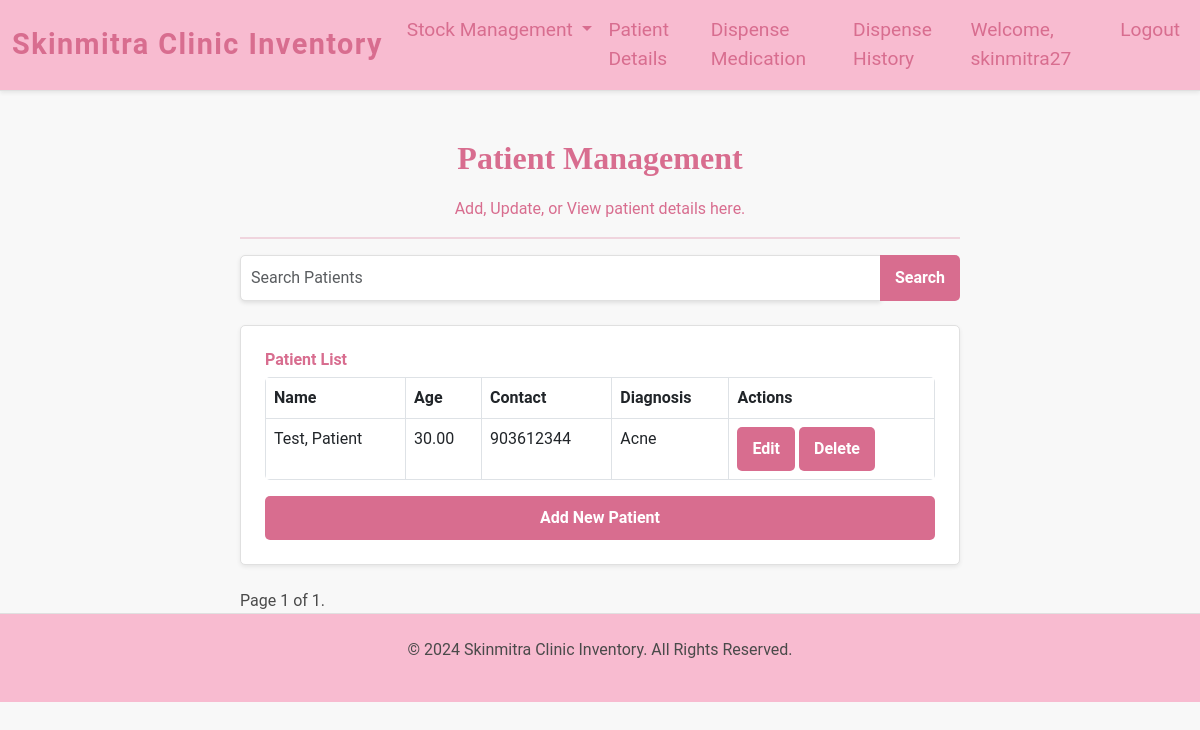
Screenshot of /patient_details/ (signed in) with the database file from the repository.
### inventory/models.py (models this page shows, shortened)
class Patient(models.Model):
    name = models.CharField(max_length=255)
    age = models.DecimalField(max_digits=10, decimal_places=2)
    contact = models.CharField(max_length=15, blank=True, null=True)
    diagnosis = models.TextField(blank=True, null=True)

### inventory/views.py (the view)
# urls.py: path('patient_details/', views.patient_details, name='patient_details'),
@login_required
def patient_details(request):
    search_query = request.GET.get('search')
    if search_query:
        patients = Patient.objects.filter(
            Q(name__icontains=search_query) |
            Q(contact__icontains=search_query) |
            Q(diagnosis__icontains=search_query)
        )
    else:
        patients = Patient.objects.all()
    paginator = Paginator(patients, 10)  # Show 10 patients per page
    page_number = request.GET.get('page')
    page_obj = paginator.get_page(page_number)
    return render(request, 'patient_details.html', {'page_obj': page_obj, 'search_query': search_query})

### inventory/templates/patient_details.html (shortened to what this page needs)
{% extends "base.html" %}
{% block content %}
<div class="container mt-5">
    <div class="row justify-content-center">
        <div class="col-md-8">
            <div class="text-center">
                <h1 class="patient-details-heading">Patient Management</h1>
                <p class="lead-text">Add, Update, or View patient details here.</p>
                <hr style="border: 1px solid #d86d8f;">
            </div>
            <form method="GET" action="{% url 'patient_details' %}" class="mb-4">
                <div class="input-group">
                    <input type="text" class="form-control" name="search" placeholder="Search Patients" value="{{ request.GET.search }}">
                    <button class="btn btn-outline-secondary" type="submit">Search</button>
                </div>
            </form>
            <div class="card shadow-sm p-4 mb-4">
                <h3 class="form-label text-primary">Patient List</h3>
                <div class="table-responsive">
                    <table class="table table-bordered">
                        <thead>
                            <tr>
                                <th>Name</th>
                                <th>Age</th>
                                <th>Contact</th>
                                <th>Diagnosis</th>
                                <th>Actions</th>
                            </tr>
                        </thead>
                        <tbody>
                            {% for patient in page_obj %}
                            <tr>
                                <td>{{ patient.name }}</td>
                                <td>{{ patient.age }}</td>
                                <td>{{ patient.contact }}</td>
                                <td>{{ patient.diagnosis|default:"Not Added" }}</td>
                                <td>
                                    <button class="btn btn-warning btn-sm" data-bs-toggle="modal" data-bs-target="#editPatientModal{{ patient.id }}">Edit</button>
                                    <button class="btn btn-danger btn-sm" data-bs-toggle="modal" data-bs-target="#deletePatientModal{{ patient.id }}">Delete</button>
                                </td>
                            </tr>
                            {% endfor %}
                        </tbody>
                    </table>
                </div>
                <button class="btn btn-primary" data-bs-toggle="modal" data-bs-target="#addPatientModal">Add New Patient</button>
            </div>
            <div class="pagination">
                <span class="step-links">
                    <span class="current">
                        Page {{ page_obj.number }} of {{ page_obj.paginator.num_pages }}.
                    </span>
                </span>
            </div>
        </div>
    </div>
</div>
{% endblock %}

### inventory/templates/base.html (shortened to what this page needs)
{% load static %}
<!DOCTYPE html>
<html lang="en">
<head>
    <link href="https://cdn.jsdelivr.net/npm/bootstrap@5.3.0/dist/css/bootstrap.min.css" rel="stylesheet">
    <link href="https://cdn.jsdelivr.net/npm/select2@4.0.13/dist/css/select2.min.css" rel="stylesheet" />
    <link rel="stylesheet" href="{% static 'css/styles.css' %}">
</head>
<body>
    <nav class="navbar navbar-expand-lg navbar-light shadow-sm">
        <div class="container-fluid">
            <a class="navbar-brand" href="/">Skinmitra Clinic Inventory</a>
            <div class="collapse navbar-collapse" id="navbarNav">
                <ul class="navbar-nav ms-auto">
                    <li class="nav-item dropdown">
                        <a class="nav-link dropdown-toggle" href="#" id="navbarDropdown" role="button" data-bs-toggle="dropdown" aria-expanded="false">
                            Stock Management
                        </a>
                    </li>
                    <li class="nav-item">
                        <a class="nav-link" href="/patient_details/">Patient Details</a>
                    </li>
                    <li class="nav-item">
                        <a class="nav-link" href="/dispense_medication/">Dispense Medication</a>
                    </li>
                    <li class="nav-item">
                        <a class="nav-link" href="/dispensing-history/">Dispense History</a>
                    </li>
                    {% if user.is_authenticated %}
                    <li class="nav-item">
                        <span class="nav-link user-info">Welcome, {{ user.username }}</span>
                    </li>
                    {% else %}
                    <li class="nav-item">
                        <a class="nav-link" href="/login/">Login</a>
                    </li>
                    {% endif %}
                    <li class="nav-item">
                        <a class="nav-link" href="/logout/">Logout</a>
                    </li>
                </ul>
            </div>
        </div>
    </nav>
    <div class="container mt-4">
        {% block content %}
        {% endblock %}
    </div>
    <footer class="text-center py-4">
        <p class="footer-text">&copy; 2024 Skinmitra Clinic Inventory. All Rights Reserved.</p>
    </footer>
</body>
</html>

### inventory/static/css/styles.css (style rules this page uses)
body { background-color: #F8F8F8; font-family: 'Roboto', sans-serif; font-size: 1rem; color: #4a4a4a; }
.navbar { background-color: #F8BBD0; border-bottom: 1px solid #E0E0E0; box-shadow: 0 2px 4px rgba(0, 0, 0, 0.1); }
.navbar-brand { font-size: 1.8rem; font-weight: bold; color: #D86D8F; font-family: 'Roboto', sans-serif; letter-spacing: 0.05em; }
.navbar-nav .nav-link { font-size: 1.2rem; color: #D86D8F; font-family: 'Roboto', sans-serif; transition: color 0.3s ease; }
.card { border: 1px solid #E0E0E0; box-shadow: 0 4px 8px rgba(0, 0, 0, 0.1); border-radius: 5px; overflow: hidden; }
.table { background-color: #fff; border-radius: 5px; overflow: hidden; }
.available-stock-heading, .low-stock-heading, .add-medicine-heading, .dispense-medication-heading, .patient-details-heading, .history-heading, .disp-hist-heading { color: #D86D8F !important; font-size: 2rem; font-weight: bold; font-family: 'Playfair Display', serif; margin-bottom: 20px; text-align: center; }
.lead-text, .text-center-custom { color: #D86D8F; font-size: 1rem; font-family: 'Roboto', sans-serif; }
.form-label { color: #D86D8F !important; font-weight: bold; font-family: 'Roboto', sans-serif; font-size: 1rem; }
.form-control { border-radius: 5px; box-shadow: 0 2px 4px rgba(0, 0, 0, 0.1); padding: 10px; border: 1px solid #E0E0E0; }
.btn-submit, .btn-custom, .btn-outline-primary, .btn-primary, .btn-outline-secondary, .btn-warning, .btn-danger, .btn-close, .close, .btn-secondary, .btn-success { background-color: #D86D8F; color: white; border: none; font-weight: bold; padding: 10px 15px; border-radius: 5px; font-family: 'Roboto', sans-serif; font-size: 1rem; transition: background-color 0.3s ease; }
footer { background-color: #F8BBD0; color: #4a4a4a; padding: 20px 0; text-align: center; font-size: 1rem; border-top: 1px solid #E0E0E0; }

### rows the page displays
Patient: name "Test, Patient", age "30.00", contact "903612344", diagnosis "Acne"

### other values shown
{{ user.username }} "skinmitra27"
{{ page_obj.number }} "1"
{{ page_obj.paginator.num_pages }} "1"
